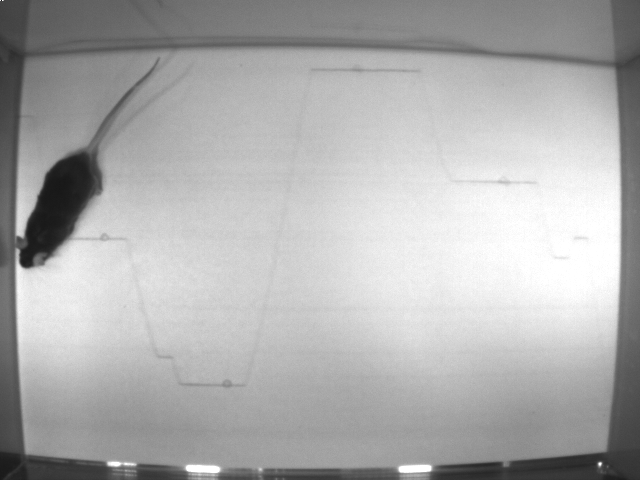
#> input picture convolutions/img0000.png, 640 x 480 px
$ jupyter execute --allow-errors exercises_convolutions.ipynb
#> lines starting #> are read from the running program, lines starting #| are printed output that depends on the picture
# Exercices Part 1: Convolutions for Image Processing

Short exercice notebook illustrating how convolutions work and how they can be used to process images. Written for the 2024 DeepLabCut AI Residency.

## Setup

### Imports

[cell 1]
import matplotlib.pyplot as plt
import numpy as np
import scipy.signal as signal
from PIL import Image

### Loading Data

Download [img0000.png](https://github.com/DeepLabCut/DeepLabCut/blob/main/examples/openfield-Pranav-2018-10-30/labeled-data/m4s1/img0000.png) from the example Openfield dataset and place it in the same folder as this Jupyter Notebook. It will be used for these exercices.

[cell 2]
pil_image = Image.open("img0000.png")
#> pil_image is the input picture: PIL image 640x480 RGB; min 23, max 255, mean 173.5

plt.figure()
plt.title("Openfield Image")
plt.imshow(pil_image)
plt.show()

## Convolutions

### One Dimensional Convolution

You can convolve signals with [`numpy.convolve`](https://numpy.org/doc/stable/reference/generated/numpy.convolve.html). Remember that the convolution operation is defined as:

$
(f * g)[n] = \sum_{m=-\infty}^\infty f[m] g[n - m]
$

Explore the different convolutional modes ("full", "valid", "same"). You can change the `f` and `g` signals as well and explore the differences!

[cell 3]
f = np.array([1, 5, -1, 5, 3, 1, -1, 2, 4])
g = np.array([1, 0, 5])

print(f"Kernel: {g}")

f_star_g = ...  # implement a convolution

plt.figure(figsize=(15, 5))
plt.title("Convolution of f and g")
plt.plot(f, label="f")
#> (the rest of this cell did not finish here and is left out)

Now suppose you have the signal defined below. You want to detect when there are large increases in values in the signal (e.g. when it goes from 1 to 27).

How would you design a kernel `g` to detect this change (the convolved signal has very large values when there are large increases in the signal, and small values when the signal is stable).

[cell 4]
f = np.array([4, 0, 1, 3, 5, 3, 3, 4, 2, 1, 27, 25, 26, 26, 23])
g = ...  # what filter would you use?

f_star_g = ...  # implement a convolution, use mode="valid" :)

print(f"Kernel: {g}")

plt.figure(figsize=(15, 5))
plt.title("Convolution of f and g")
plt.plot(f, label="f")
#> (the rest of this cell did not finish here and is left out)

### Convolutions in 2D - Image Processing

First, we simply load the image from the file.

[cell 5]
pil_image = Image.open("img0000.png")

plt.figure()
plt.title("Openfield Image")
plt.imshow(pil_image)
plt.show()

We can look at some basic information about how the pixel data is stored, by converting the [PIL Image](https://pillow.readthedocs.io/en/stable/reference/Image.html#PIL.Image.Image) to a numpy array and looking at the data in it.

Images can be stored in many different ways:
- As arrays containing 8 bit values (between 0 and 255)
- As arrays containing values between 0 and 1
- With a single color channel (a grayscale image)
- With multiple color channels (e.g. in RGB format - but others exist such as HSV and can be useful when processing images)

[cell 6]
pil_image

[cell 7]
img = np.asarray(pil_image)

print(img.shape)  # h, w, number of channels
#| (480, 640, 3)
print(img.dtype)  # the data type used to store the image data
#| uint8
print(np.min(img), np.max(img))  # the min and max pixel values in the image
#| 23 255

In our case, the image is stored as an 8 Bit RGB image. We can also check that with the PIL `Image` object, which stores lots of useful information about the image!

All attributes available can be seen [here](https://pillow.readthedocs.io/en/stable/reference/Image.html#image-attributes).

[cell 8]
print(pil_image.mode)
#| RGB
print(pil_image.width)
#| 640
print(pil_image.height)
#| 480

We can plot the content of each color channel.

[cell 9]
plt.figure()
plt.title("Openfield Image: Red Channel")
plt.imshow(img[:, :, 0], cmap="gray")
plt.show()
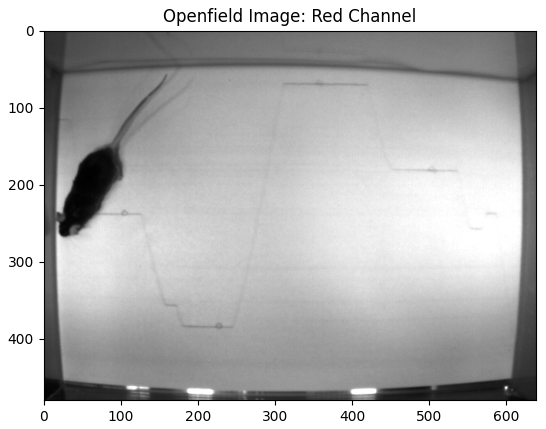
#> figure drawn by matplotlib, 1 panel

plt.figure()
plt.title("Openfield Image: Green Channel")
plt.imshow(img[:, :, 1], cmap="gray")
plt.show()

plt.figure()
plt.title("Openfield Image: Blue Channel")
plt.imshow(img[:, :, 2], cmap="gray")
plt.show()

This image really shouldn't be stored as an RGB image - all color channels are the same!

[cell 10]
np.all(img[:, :, 0] == img[:, :, 1]), np.all(img[:, :, 0] == img[:, :, 2])
#> Out = (True, True)

Grayscale would be a much better format here. Thankfully, it's very easy to convert this image to a grayscale image!

[cell 11]
gray_pil_image = pil_image.convert("L")
gray_img = np.asarray(gray_pil_image)

print(gray_img.shape)
#| (480, 640)

plt.figure()
plt.title("Openfield Image: Grayscale")
plt.imshow(gray_img, cmap="gray")
plt.show()

Now, we can use some of the cool "traditional" filters to process our image! Check out the filters [here](https://en.wikipedia.org/wiki/Kernel_(image_processing)) and run the following transformations on your image:

- 3x3 Gaussian Kernel
- 10x10 Gaussian Kernel
- Ridge detection Kernel
- Edge detection Kernel
- [Sobel Kernel](https://en.wikipedia.org/wiki/Sobel_operator)

I'll start you off with a 3x3 identity kernel.

Don't forget that you're allowed to look at documentation online (e.g. how do you create a Gaussian filter with `numpy` instead of copy-pasting values)!

To run 2d convolutions, we'll need to use [`scipy.signal.convolve2d`](https://docs.scipy.org/doc/scipy/reference/generated/scipy.signal.convolve2d.html). Look into the different modes you can use:

- What is the shape of the filtered image vs the original image with different `mode` selections? Why?
- What's the use of the `boundary` parameter?

[cell 12]
kernel = np.array(
    [
        [0, 0, 0],
        [0, 1, 0],
        [0, 0, 0],
    ]
)
filtered_img = signal.convolve2d(gray_img, kernel)
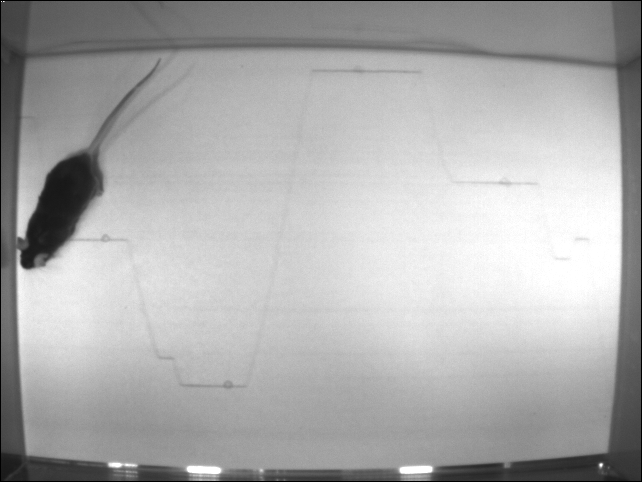
#> filtered_img: shape (482, 642) int64; min 0, max 255, mean 172.2

plt.figure()
plt.title("Openfield Image: Filtered")
plt.imshow(filtered_img, cmap="gray")
plt.show()
